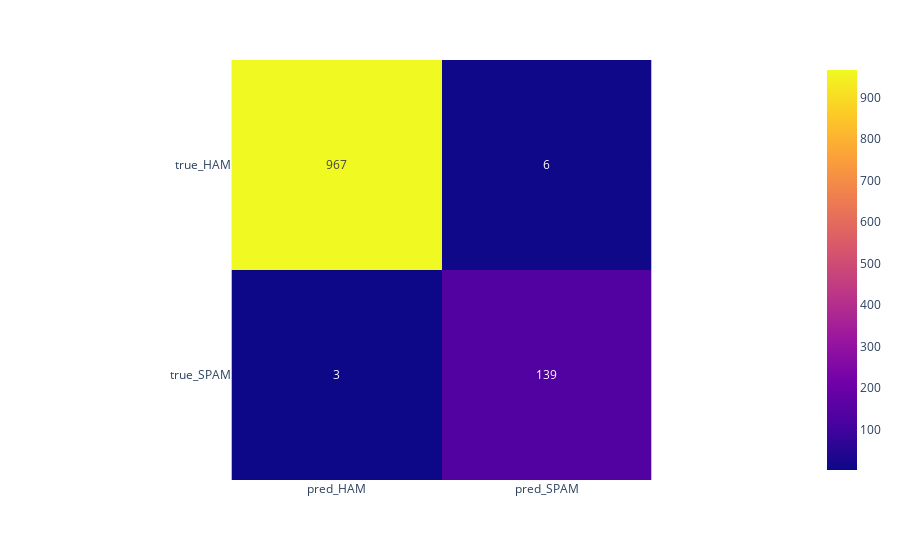

Notebook source saved alongside this figure:
### Code cell
confusion = pd.DataFrame(confusion_matrix(preds_trans, true_labels_trans),
             columns=["pred_HAM","pred_SPAM"], index=["true_HAM","true_SPAM"])
px.imshow(confusion, text_auto=True)

### Figure 1 — Plotly figure (JSON) as saved in the notebook; plotly's stock layout.template omitted (floating-point values rounded to 4 significant figures)
{"data": [{"coloraxis": "coloraxis", "hovertemplate": "x: %{x}<br>y: %{y}<br>color: %{z}<extra></extra>", "name": "0", "texttemplate": "%{z}", "type": "heatmap", "x": ["pred_HAM", "pred_SPAM"], "xaxis": "x", "y": ["true_HAM", "true_SPAM"], "yaxis": "y", "z": [[967, 6], [3, 139]]}], "layout": {"coloraxis": {"colorscale": [[0, "#0d0887"], [0.1111, "#46039f"], [0.2222, "#7201a8"], [0.3333, "#9c179e"], [0.4444, "#bd3786"], [0.5556, "#d8576b"], [0.6667, "#ed7953"], [0.7778, "#fb9f3a"], [0.8889, "#fdca26"], [1, "#f0f921"]]}, "margin": {"t": 60}, "xaxis": {"anchor": "y", "constrain": "domain", "domain": [0, 1], "scaleanchor": "y"}, "yaxis": {"anchor": "x", "autorange": "reversed", "constrain": "domain", "domain": [0, 1]}}}
